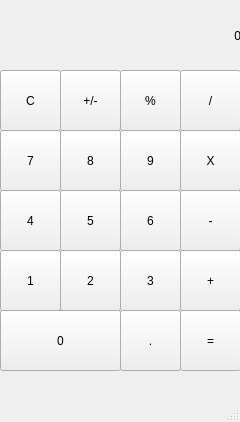
<?xml version="1.0" encoding="UTF-8"?>
<ui version="4.0">
 <class>Calculator</class>
 <widget class="QMainWindow" name="Calculator">
  <property name="geometry">
   <rect>
    <x>0</x>
    <y>0</y>
    <width>240</width>
    <height>422</height>
   </rect>
  </property>
  <property name="windowTitle">
   <string>Calculator</string>
  </property>
  <widget class="QWidget" name="centralwidget">
   <widget class="QLabel" name="label">
    <property name="geometry">
     <rect>
      <x>0</x>
      <y>0</y>
      <width>241</width>
      <height>71</height>
     </rect>
    </property>
    <property name="frameShadow">
     <enum>QFrame::Sunken</enum>
    </property>
    <property name="text">
     <string>                                                                  0</string>
    </property>
    <property name="alignment">
     <set>Qt::AlignRight|Qt::AlignTrailing|Qt::AlignVCenter</set>
    </property>
   </widget>
   <widget class="QPushButton" name="pushButton_plusminus">
    <property name="geometry">
     <rect>
      <x>60</x>
      <y>70</y>
      <width>61</width>
      <height>61</height>
     </rect>
    </property>
    <property name="text">
     <string>+/-</string>
    </property>
   </widget>
   <widget class="QPushButton" name="pushButton_divide">
    <property name="geometry">
     <rect>
      <x>180</x>
      <y>70</y>
      <width>61</width>
      <height>61</height>
     </rect>
    </property>
    <property name="text">
     <string>/</string>
    </property>
   </widget>
   <widget class="QPushButton" name="pushButton_percent">
    <property name="geometry">
     <rect>
      <x>120</x>
      <y>70</y>
      <width>61</width>
      <height>61</height>
     </rect>
    </property>
    <property name="text">
     <string>%</string>
    </property>
   </widget>
   <widget class="QPushButton" name="pushButton_7">
    <property name="geometry">
     <rect>
      <x>0</x>
      <y>130</y>
      <width>61</width>
      <height>61</height>
     </rect>
    </property>
    <property name="text">
     <string>7</string>
    </property>
   </widget>
   <widget class="QPushButton" name="pushButton_8">
    <property name="geometry">
     <rect>
      <x>60</x>
      <y>130</y>
      <width>61</width>
      <height>61</height>
     </rect>
    </property>
    <property name="text">
     <string>8</string>
    </property>
   </widget>
   <widget class="QPushButton" name="pushButton_9">
    <property name="geometry">
     <rect>
      <x>120</x>
      <y>130</y>
      <width>61</width>
      <height>61</height>
     </rect>
    </property>
    <property name="text">
     <string>9</string>
    </property>
   </widget>
   <widget class="QPushButton" name="pushButton_multiply">
    <property name="geometry">
     <rect>
      <x>180</x>
      <y>130</y>
      <width>61</width>
      <height>61</height>
     </rect>
    </property>
    <property name="text">
     <string>X</string>
    </property>
   </widget>
   <widget class="QPushButton" name="pushButton_4">
    <property name="geometry">
     <rect>
      <x>0</x>
      <y>190</y>
      <width>61</width>
      <height>61</height>
     </rect>
    </property>
    <property name="text">
     <string>4</string>
    </property>
   </widget>
   <widget class="QPushButton" name="pushButton_5">
    <property name="geometry">
     <rect>
      <x>60</x>
      <y>190</y>
      <width>61</width>
      <height>61</height>
     </rect>
    </property>
    <property name="text">
     <string>5</string>
    </property>
   </widget>
   <widget class="QPushButton" name="pushButton_6">
    <property name="geometry">
     <rect>
      <x>120</x>
      <y>190</y>
      <width>61</width>
      <height>61</height>
     </rect>
    </property>
    <property name="text">
     <string>6</string>
    </property>
   </widget>
   <widget class="QPushButton" name="pushButton_subtract">
    <property name="geometry">
     <rect>
      <x>180</x>
      <y>190</y>
      <width>61</width>
      <height>61</height>
     </rect>
    </property>
    <property name="text">
     <string>-</string>
    </property>
   </widget>
   <widget class="QPushButton" name="pushButton_1">
    <property name="geometry">
     <rect>
      <x>0</x>
      <y>250</y>
      <width>61</width>
      <height>61</height>
     </rect>
    </property>
    <property name="text">
     <string>1</string>
    </property>
   </widget>
   <widget class="QPushButton" name="pushButton_3">
    <property name="geometry">
     <rect>
      <x>120</x>
      <y>250</y>
      <width>61</width>
      <height>61</height>
     </rect>
    </property>
    <property name="text">
     <string>3</string>
    </property>
   </widget>
   <widget class="QPushButton" name="pushButton_add">
    <property name="geometry">
     <rect>
      <x>180</x>
      <y>250</y>
      <width>61</width>
      <height>61</height>
     </rect>
    </property>
    <property name="text">
     <string>+</string>
    </property>
   </widget>
   <widget class="QPushButton" name="pushButton_clear">
    <property name="geometry">
     <rect>
      <x>0</x>
      <y>70</y>
      <width>61</width>
      <height>61</height>
     </rect>
    </property>
    <property name="text">
     <string>C</string>
    </property>
   </widget>
   <widget class="QPushButton" name="pushButton_2">
    <property name="geometry">
     <rect>
      <x>60</x>
      <y>250</y>
      <width>61</width>
      <height>61</height>
     </rect>
    </property>
    <property name="text">
     <string>2</string>
    </property>
   </widget>
   <widget class="QPushButton" name="pushButton_equals">
    <property name="geometry">
     <rect>
      <x>180</x>
      <y>310</y>
      <width>61</width>
      <height>61</height>
     </rect>
    </property>
    <property name="text">
     <string>=</string>
    </property>
   </widget>
   <widget class="QPushButton" name="pushButton_decimal">
    <property name="geometry">
     <rect>
      <x>120</x>
      <y>310</y>
      <width>61</width>
      <height>61</height>
     </rect>
    </property>
    <property name="text">
     <string>.</string>
    </property>
   </widget>
   <widget class="QPushButton" name="pushButton_0">
    <property name="geometry">
     <rect>
      <x>0</x>
      <y>310</y>
      <width>121</width>
      <height>61</height>
     </rect>
    </property>
    <property name="text">
     <string>0</string>
    </property>
   </widget>
  </widget>
  <widget class="QMenuBar" name="menubar">
   <property name="geometry">
    <rect>
     <x>0</x>
     <y>0</y>
     <width>240</width>
     <height>26</height>
    </rect>
   </property>
  </widget>
  <widget class="QStatusBar" name="statusbar"/>
 </widget>
 <resources/>
 <connections/>
</ui>
